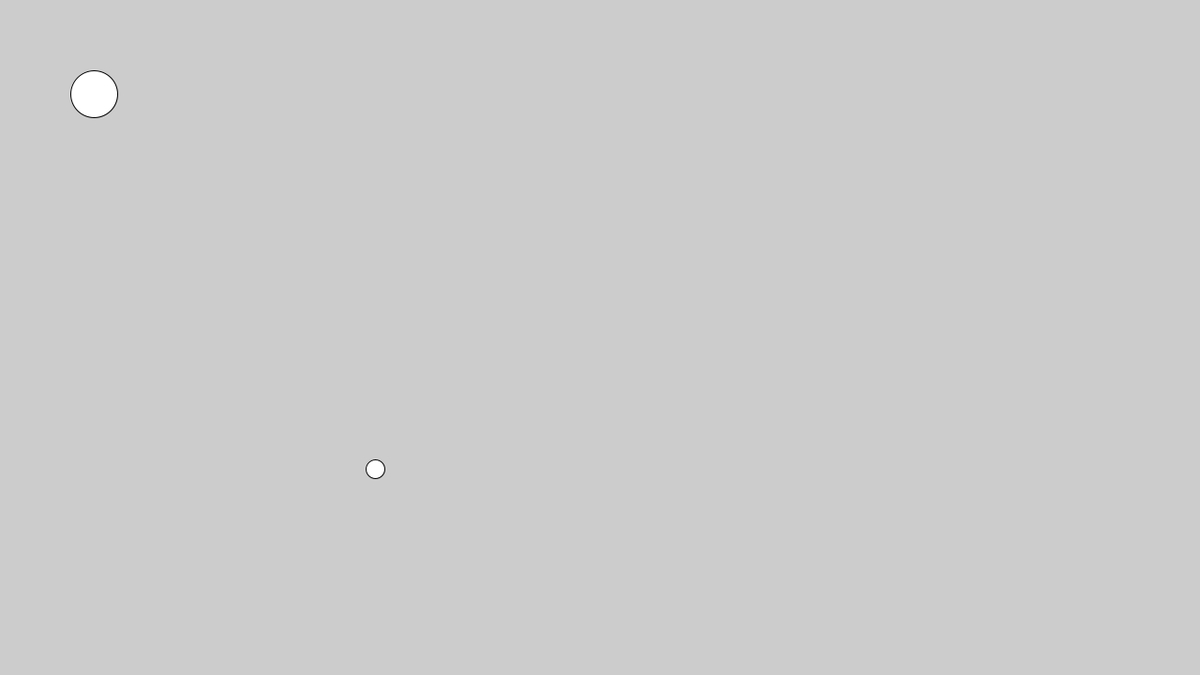
Frame 1 (no input)
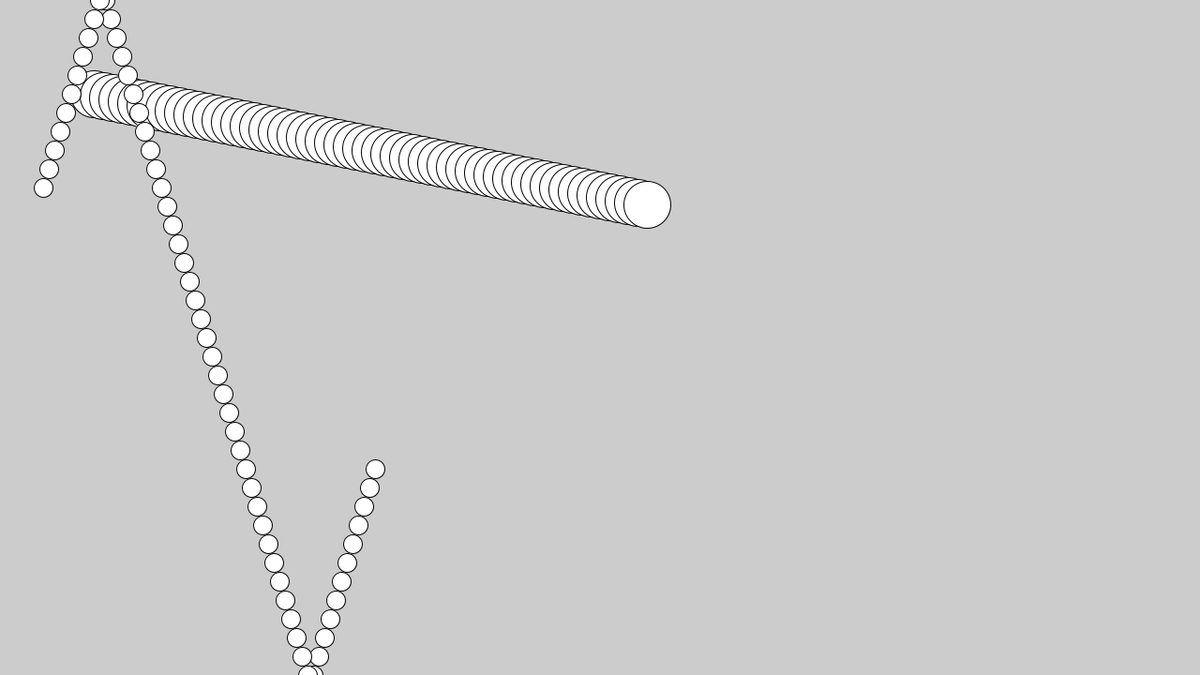
Frame 60 (the mouse pressed at the canvas centre just before this capture)
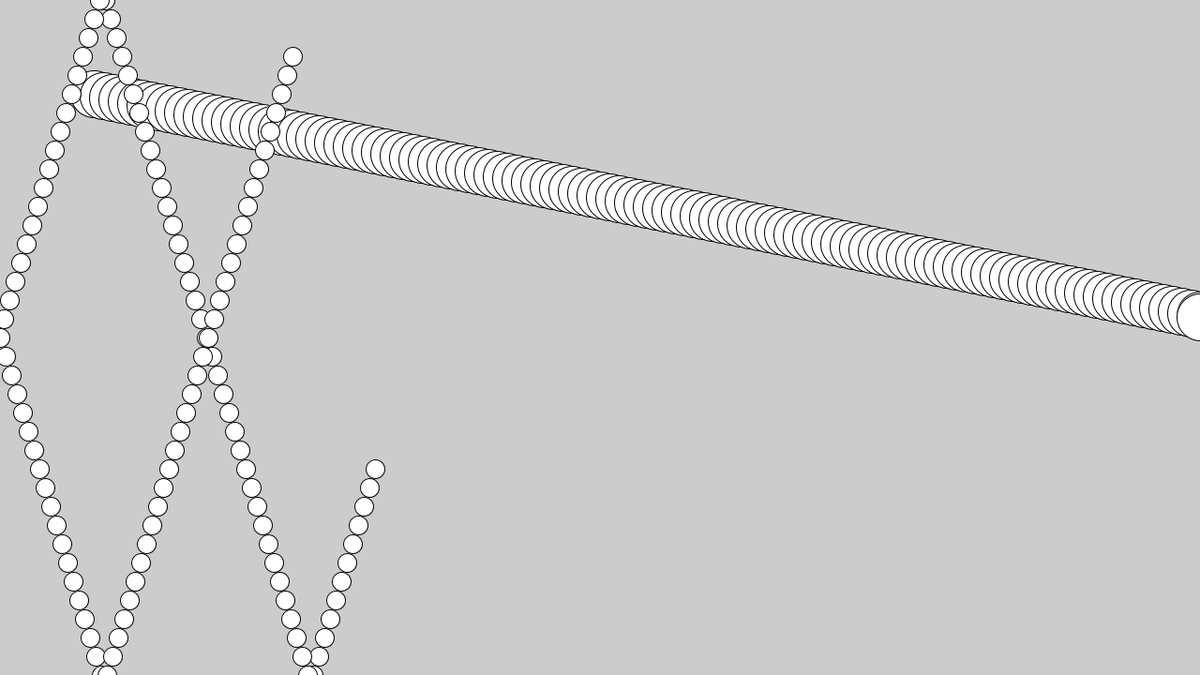
Frame 120 (the mouse held since frame 60 and released just before this capture)

The Processing sketch that drew these frames (run headless with seeded random() and noise(); from frame 60 on, the mouse is pressed at the canvas centre):

// Processing sketch: BouncyBallsX2
// ── BouncyBallsX2.pde
/*
JOHN Carpenter class intro
basic draw example from 01/12
*/

float x = 100.0;
float y = 100.0;

float x_rate = 10.0;
float y_rate = 2.0;
float radius = 50.0;

float x2 = 400.0;
float y2 = 500.0;

float x_rate2 = -6.0;
float y_rate2 = 20.0;
float radius2 = 20.0;

void setup(){ // runs 1x
  size(1280,720);
}

void draw(){ // loops infinitely
  
  ellipse(x,y, radius, radius);
  ellipse(x2,y2, radius2, radius2);
  
  // ball 1
  x += x_rate; // x = x + x_rate
  y += y_rate;
  
  // bounce off the walls
  if (x > width) { // this is a conditional statement
     x = width;
     x_rate *= -1;
  }
  if (x < 0) { // so is this
     x = 0;
     x_rate *= -1;
  }
   if (y > height) {
     y = height;
     y_rate *= -1;
  }
  if (y < 0) {
     y = 0;
     y_rate *= -1;
  }
  
  // ball2
  x2 += x_rate2; // x = x + x_rate
  y2 += y_rate2;
  
  // bounce off the walls
  if (x2 > width) { // this is a conditional statement
     x2 = width;
     x_rate2 *= -1;
  }
  if (x2 < 0) { // so is this
     x2 = 0;
     x_rate2 *= -1;
  }
   if (y2 > height) {
     y2 = height;
     y_rate2 *= -1;
  }
  if (y2 < 0) {
     y2 = 0;
     y_rate2 *= -1;
  }
}



 
